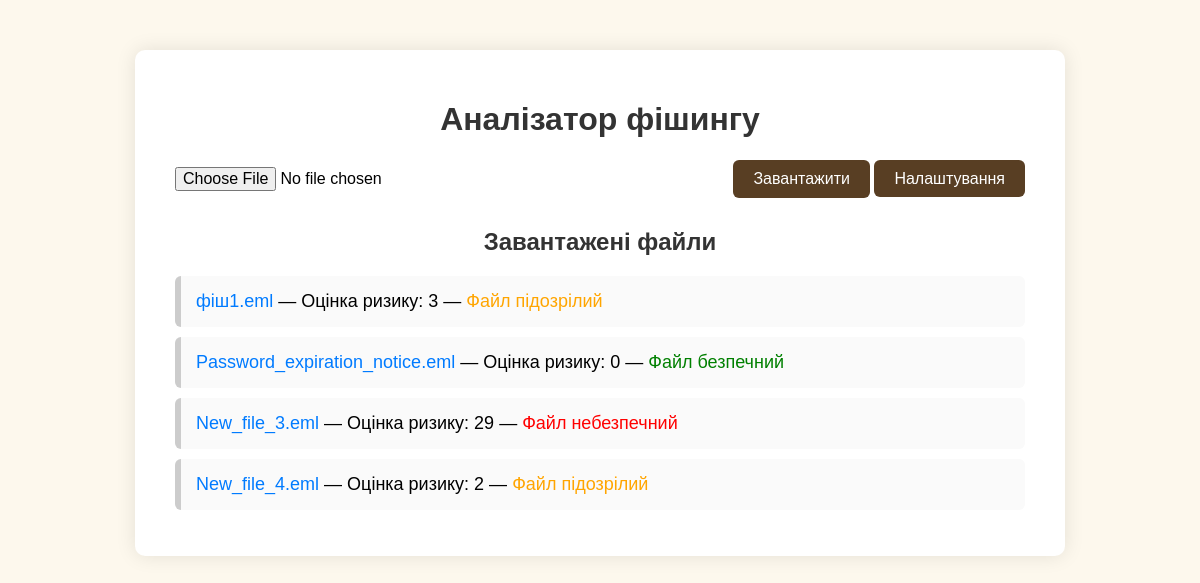
/, run on an earlier commit of the app's database.
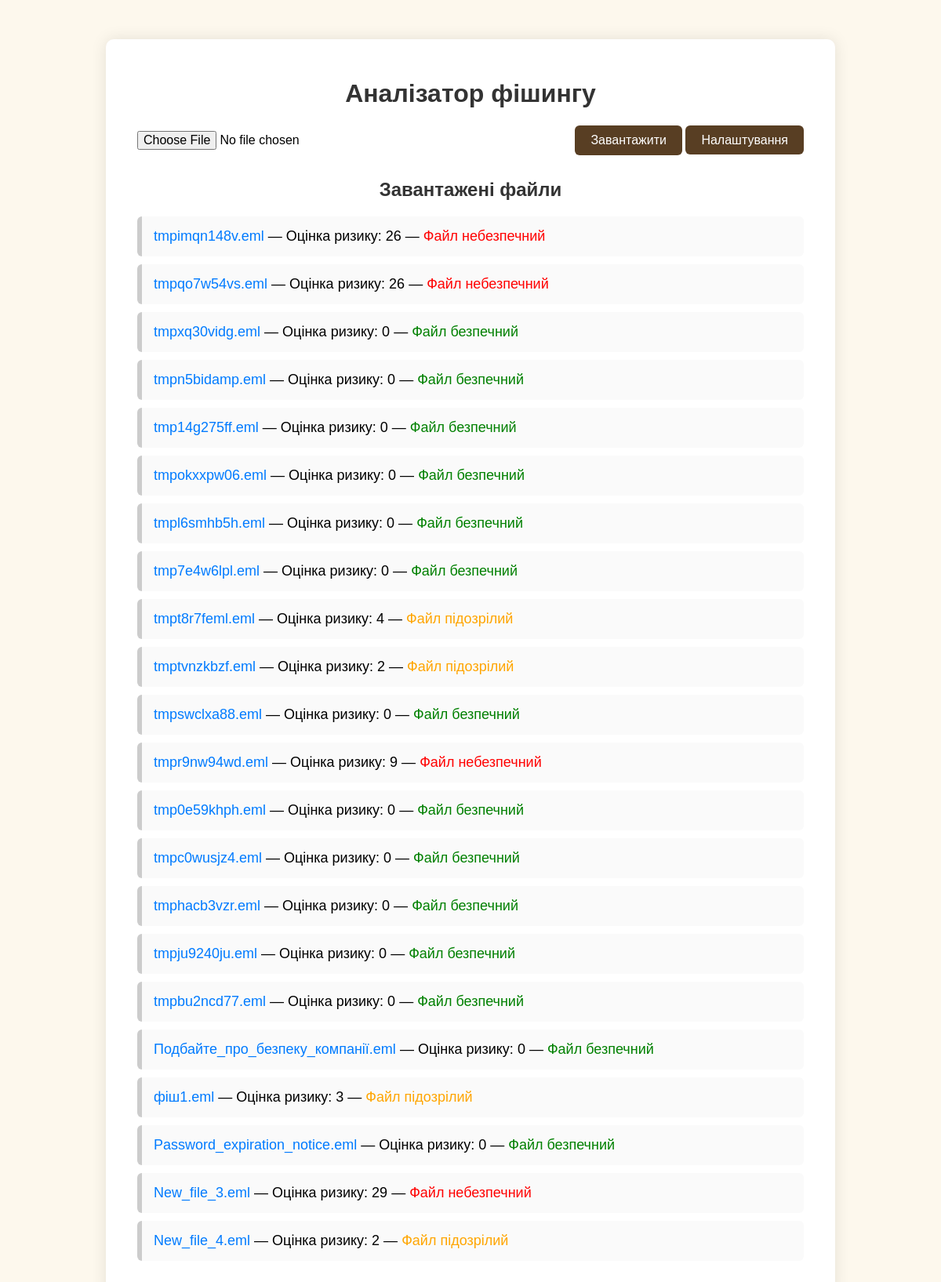
And on a later commit of the database.
### analyzer/models.py (models this page shows, shortened)
class UploadedFile(models.Model):
    STATUS_CHOICES = [
        ('analyzing', 'Аналізується'),
        ('done', 'Завершено'),
        ('error', 'Помилка'),
    ]
    file = models.FileField(upload_to='')
    risk_score = models.IntegerField(default=0)
    status = models.CharField(max_length=20, choices=STATUS_CHOICES, default='done')

### analyzer/views.py (the view, shortened to what this page needs)
# urls.py: path('', views.index, name='index'),
def index(request):
    files = UploadedFile.objects.order_by("-id")
    files_json = [{"id": f.id} for f in files]
    return render(
        request, "analyzer/index.html", {"files": files, "files_json": files_json}
    )

### analyzer/templates/analyzer/index.html (shortened to what this page needs)
{% load static %}
<!DOCTYPE html>
<html lang="uk">
<head>
</head>
<body>
    <div class="container">
        <h1>Аналізатор фішингу</h1>
        <form method="POST" enctype="multipart/form-data">
            <input type="file" id="file" name="file" required>
            <div>
                <button type="submit">Завантажити</button>
                <a class="settings-link" href="/settings/">Налаштування</a>
            </div>
        </form>
        <h2>Завантажені файли</h2>
        <ul>
            {% for file in files %}
                <li>
                    <a href="{{ file.file.url }}">{{ file.file.name }}</a> —
                    Оцінка ризику: <span id="score-{{ file.id }}">{{ file.risk_score }}</span> —
                    <span id="status-{{ file.id }}">
                        {% if file.status == 'analyzing' %}
                            <span style="color: gray;">Файл аналізується</span>
                        {% elif file.risk_score > 5 %}
                            <span style="color: red;">Файл небезпечний</span>
                        {% elif file.risk_score > 0 %}
                            <span style="color: orange;">Файл підозрілий</span>
                        {% else %}
                            <span style="color: green;">Файл безпечний</span>
                        {% endif %}
                    </span>
                </li>
            {% endfor %}
        </ul>
    </div>
</body>
</html>

What changed in the data, as far as the page shows it:
added UploadedFile: file.name "tmpimqn148v.eml", risk_score "26", status "Файл небезпечний"
added UploadedFile: file.name "tmpqo7w54vs.eml", risk_score "26", status "Файл небезпечний"
added UploadedFile: file.name "tmpxq30vidg.eml", risk_score "0", status "Файл безпечний"
added UploadedFile: file.name "tmpn5bidamp.eml", risk_score "0", status "Файл безпечний"
added UploadedFile: file.name "tmp14g275ff.eml", risk_score "0", status "Файл безпечний"
added UploadedFile: file.name "tmpokxxpw06.eml", risk_score "0", status "Файл безпечний"
added UploadedFile: file.name "tmpl6smhb5h.eml", risk_score "0", status "Файл безпечний"
added UploadedFile: file.name "tmp7e4w6lpl.eml", risk_score "0", status "Файл безпечний"
added UploadedFile: file.name "tmpt8r7feml.eml", risk_score "4", status "Файл підозрілий"
added UploadedFile: file.name "tmptvnzkbzf.eml", risk_score "2", status "Файл підозрілий"
added UploadedFile: file.name "tmpswclxa88.eml", risk_score "0", status "Файл безпечний"
added UploadedFile: file.name "tmpr9nw94wd.eml", risk_score "9", status "Файл небезпечний"
added UploadedFile: file.name "tmp0e59khph.eml", risk_score "0", status "Файл безпечний"
added UploadedFile: file.name "tmpc0wusjz4.eml", risk_score "0", status "Файл безпечний"
added UploadedFile: file.name "tmphacb3vzr.eml", risk_score "0", status "Файл безпечний"
added UploadedFile: file.name "tmpju9240ju.eml", risk_score "0", status "Файл безпечний"
added UploadedFile: file.name "tmpbu2ncd77.eml", risk_score "0", status "Файл безпечний"
added UploadedFile: file.name "Подбайте_про_безпеку_компанії.eml", risk_score "0", status "Файл безпечний"
